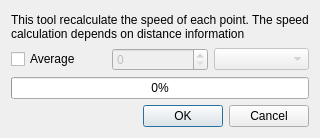
<?xml version="1.0" encoding="UTF-8"?>
<ui version="4.0">
 <class>DialogProcessSpeed</class>
 <widget class="QDialog" name="DialogProcessSpeed">
  <property name="windowModality">
   <enum>Qt::ApplicationModal</enum>
  </property>
  <property name="geometry">
   <rect>
    <x>0</x>
    <y>0</y>
    <width>320</width>
    <height>138</height>
   </rect>
  </property>
  <property name="windowTitle">
   <string>Dialog</string>
  </property>
  <layout class="QVBoxLayout" name="verticalLayout">
   <item>
    <widget class="QLabel" name="label">
     <property name="text">
      <string>This tool recalculate the speed of each point. The speed calculation depends on distance information</string>
     </property>
     <property name="wordWrap">
      <bool>true</bool>
     </property>
    </widget>
   </item>
   <item>
    <layout class="QHBoxLayout" name="horizontalLayout">
     <item>
      <widget class="QCheckBox" name="checkBox">
       <property name="sizePolicy">
        <sizepolicy hsizetype="Minimum" vsizetype="Fixed">
         <horstretch>0</horstretch>
         <verstretch>0</verstretch>
        </sizepolicy>
       </property>
       <property name="text">
        <string>Average</string>
       </property>
      </widget>
     </item>
     <item>
      <widget class="QSpinBox" name="spinBox">
       <property name="enabled">
        <bool>false</bool>
       </property>
       <property name="maximum">
        <number>99999</number>
       </property>
      </widget>
     </item>
     <item>
      <widget class="QComboBox" name="comboBox">
       <property name="enabled">
        <bool>false</bool>
       </property>
      </widget>
     </item>
    </layout>
   </item>
   <item>
    <widget class="QProgressBar" name="progressBar">
     <property name="value">
      <number>0</number>
     </property>
     <property name="alignment">
      <set>Qt::AlignCenter</set>
     </property>
    </widget>
   </item>
   <item>
    <widget class="QDialogButtonBox" name="buttonBox">
     <property name="orientation">
      <enum>Qt::Horizontal</enum>
     </property>
     <property name="standardButtons">
      <set>QDialogButtonBox::Cancel|QDialogButtonBox::Ok</set>
     </property>
    </widget>
   </item>
  </layout>
 </widget>
 <resources/>
 <connections>
  <connection>
   <sender>checkBox</sender>
   <signal>toggled(bool)</signal>
   <receiver>spinBox</receiver>
   <slot>setEnabled(bool)</slot>
   <hints>
    <hint type="sourcelabel">
     <x>54</x>
     <y>45</y>
    </hint>
    <hint type="destinationlabel">
     <x>154</x>
     <y>45</y>
    </hint>
   </hints>
  </connection>
  <connection>
   <sender>checkBox</sender>
   <signal>toggled(bool)</signal>
   <receiver>comboBox</receiver>
   <slot>setEnabled(bool)</slot>
   <hints>
    <hint type="sourcelabel">
     <x>28</x>
     <y>56</y>
    </hint>
    <hint type="destinationlabel">
     <x>241</x>
     <y>57</y>
    </hint>
   </hints>
  </connection>
  <connection>
   <sender>buttonBox</sender>
   <signal>rejected()</signal>
   <receiver>DialogProcessSpeed</receiver>
   <slot>reject()</slot>
   <hints>
    <hint type="sourcelabel">
     <x>264</x>
     <y>115</y>
    </hint>
    <hint type="destinationlabel">
     <x>275</x>
     <y>130</y>
    </hint>
   </hints>
  </connection>
 </connections>
</ui>
